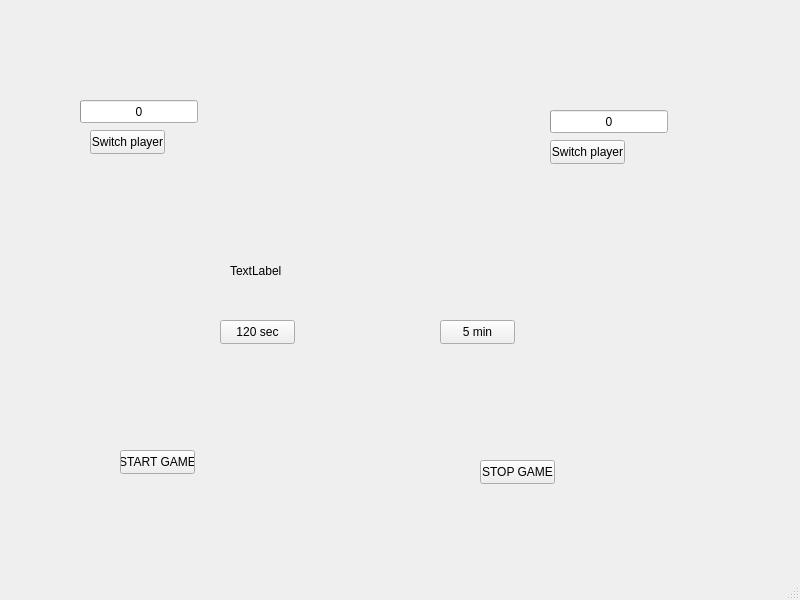
<?xml version="1.0" encoding="UTF-8"?>
<ui version="4.0">
 <class>Shakkikello</class>
 <widget class="QMainWindow" name="Shakkikello">
  <property name="geometry">
   <rect>
    <x>0</x>
    <y>0</y>
    <width>800</width>
    <height>600</height>
   </rect>
  </property>
  <property name="windowTitle">
   <string>Shakkikello</string>
  </property>
  <widget class="QWidget" name="centralwidget">
   <widget class="QProgressBar" name="progressBar">
    <property name="geometry">
     <rect>
      <x>80</x>
      <y>100</y>
      <width>118</width>
      <height>23</height>
     </rect>
    </property>
    <property name="maximum">
     <number>300</number>
    </property>
    <property name="value">
     <number>0</number>
    </property>
    <property name="format">
     <string>%p</string>
    </property>
   </widget>
   <widget class="QProgressBar" name="progressBar2">
    <property name="geometry">
     <rect>
      <x>550</x>
      <y>110</y>
      <width>118</width>
      <height>23</height>
     </rect>
    </property>
    <property name="maximum">
     <number>299</number>
    </property>
    <property name="value">
     <number>0</number>
    </property>
    <property name="format">
     <string>%p</string>
    </property>
   </widget>
   <widget class="QLabel" name="label">
    <property name="geometry">
     <rect>
      <x>230</x>
      <y>250</y>
      <width>281</width>
      <height>41</height>
     </rect>
    </property>
    <property name="text">
     <string>TextLabel</string>
    </property>
   </widget>
   <widget class="QPushButton" name="playerButton">
    <property name="geometry">
     <rect>
      <x>90</x>
      <y>130</y>
      <width>75</width>
      <height>24</height>
     </rect>
    </property>
    <property name="text">
     <string>Switch player</string>
    </property>
   </widget>
   <widget class="QPushButton" name="playerButton2">
    <property name="geometry">
     <rect>
      <x>550</x>
      <y>140</y>
      <width>75</width>
      <height>24</height>
     </rect>
    </property>
    <property name="text">
     <string>Switch player</string>
    </property>
   </widget>
   <widget class="QPushButton" name="timeButton">
    <property name="geometry">
     <rect>
      <x>220</x>
      <y>320</y>
      <width>75</width>
      <height>24</height>
     </rect>
    </property>
    <property name="text">
     <string>120 sec</string>
    </property>
   </widget>
   <widget class="QPushButton" name="timeButton2">
    <property name="geometry">
     <rect>
      <x>440</x>
      <y>320</y>
      <width>75</width>
      <height>24</height>
     </rect>
    </property>
    <property name="text">
     <string>5 min</string>
    </property>
   </widget>
   <widget class="QPushButton" name="startButton">
    <property name="geometry">
     <rect>
      <x>120</x>
      <y>450</y>
      <width>75</width>
      <height>24</height>
     </rect>
    </property>
    <property name="text">
     <string>START GAME</string>
    </property>
   </widget>
   <widget class="QPushButton" name="stopButton">
    <property name="geometry">
     <rect>
      <x>480</x>
      <y>460</y>
      <width>75</width>
      <height>24</height>
     </rect>
    </property>
    <property name="text">
     <string>STOP GAME</string>
    </property>
   </widget>
  </widget>
  <widget class="QMenuBar" name="menubar">
   <property name="geometry">
    <rect>
     <x>0</x>
     <y>0</y>
     <width>800</width>
     <height>22</height>
    </rect>
   </property>
  </widget>
  <widget class="QStatusBar" name="statusbar"/>
 </widget>
 <resources/>
 <connections/>
</ui>
